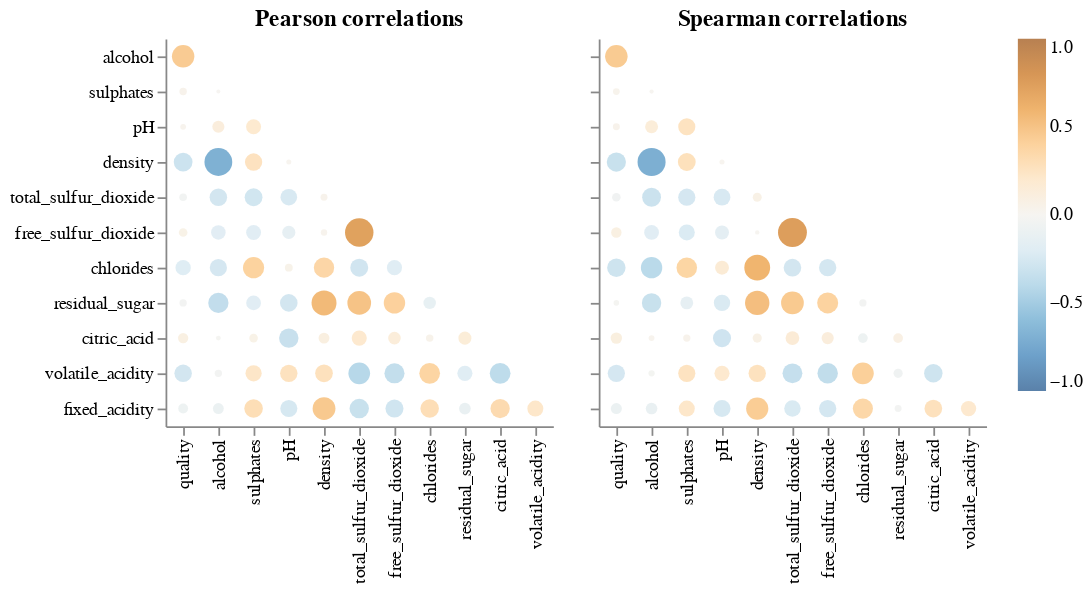

The notebook cell saved with this chart:
### Code cell
print("Figure 2: Correlation between Wine Color PRediction Features\n")
aly.corr(wine)

### Figure 1 — Vega specification as saved in the notebook (floating-point values rounded to 4 significant figures)
{"$schema": "https://vega.github.io/schema/vega/v5.json", "data": [{"name": "source_0"}, {"name": "data_0", "values": [{"abs_value": 0.2615, "index": "pH", "value": 0.2615, "variable": "volatile_acidity"}, {"abs_value": 0.196, "index": "residual_sugar", "value": -0.196, "variable": "volatile_acidity"}, {"abs_value": 0.2657, "index": "quality", "value": -0.2657, "variable": "volatile_acidity"}, {"abs_value": 0.03764, "index": "alcohol", "value": -0.03764, "variable": "volatile_acidity"}, {"abs_value": 0.226, "index": "sulphates", "value": 0.226, "variable": "volatile_acidity"}, {"abs_value": 0.2713, "index": "density", "value": 0.2713, "variable": "volatile_acidity"}, {"abs_value": 0.4145, "index": "total_sulfur_dioxide", "value": -0.4145, "variable": "volatile_acidity"}, {"abs_value": 0.3526, "index": "free_sulfur_dioxide", "value": -0.3526, "variable": "volatile_acidity"}, {"abs_value": 0.3771, "index": "chlorides", "value": 0.3771, "variable": "volatile_acidity"}, {"abs_value": 0.378, "index": "citric_acid", "value": -0.378, "variable": "volatile_acidity"}, {"abs_value": 0.2384, "index": "pH", "value": -0.2384, "variable": "total_sulfur_dioxide"}, {"abs_value": 0.2757, "index": "sulphates", "value": -0.2757, "variable": "total_sulfur_dioxide"}, {"abs_value": 0.2657, "index": "alcohol", "value": -0.2657, "variable": "total_sulfur_dioxide"}, {"abs_value": 0.04139, "index": "quality", "value": -0.04139, "variable": "total_sulfur_dioxide"}, {"abs_value": 0.03239, "index": "density", "value": 0.03239, "variable": "total_sulfur_dioxide"}, {"abs_value": 0.003029, "index": "alcohol", "value": -0.003029, "variable": "sulphates"}, {"abs_value": 0.03849, "index": "quality", "value": 0.03849, "variable": "sulphates"}, {"abs_value": 0.03698, "index": "quality", "value": -0.03698, "variable": "residual_sugar"}, {"abs_value": 0.1289, "index": "chlorides", "value": -0.1289, "variable": "residual_sugar"}, {"abs_value": 0.4029, "index": "free_sulfur_dioxide", "value": 0.4029, "variable": "residual_sugar"}, {"abs_value": 0.3594, "index": "alcohol", "value": -0.3594, "variable": "residual_sugar"}, {"abs_value": 0.4955, "index": "total_sulfur_dioxide", "value": 0.4955, "variable": "residual_sugar"}, {"abs_value": 0.5525, "index": "density", "value": 0.5525, "variable": "residual_sugar"}, {"abs_value": 0.2673, "index": "pH", "value": -0.2673, "variable": "residual_sugar"}, {"abs_value": 0.1859, "index": "sulphates", "value": -0.1859, "variable": "residual_sugar"}, {"abs_value": 0.1921, "index": "sulphates", "value": 0.1921, "variable": "pH"}, {"abs_value": 0.1212, "index": "alcohol", "value": 0.1212, "variable": "pH"}, {"abs_value": 0.01951, "index": "quality", "value": 0.01951, "variable": "pH"}, {"abs_value": 0.1798, "index": "alcohol", "value": -0.1798, "variable": "free_sulfur_dioxide"}, {"abs_value": 0.1885, "index": "sulphates", "value": -0.1885, "variable": "free_sulfur_dioxide"}, {"abs_value": 0.1459, "index": "pH", "value": -0.1459, "variable": "free_sulfur_dioxide"}, {"abs_value": 0.02572, "index": "density", "value": 0.02572, "variable": "free_sulfur_dioxide"}, {"abs_value": 0.7209, "index": "total_sulfur_dioxide", "value": 0.7209, "variable": "free_sulfur_dioxide"}, {"abs_value": 0.05546, "index": "quality", "value": 0.05546, "variable": "free_sulfur_dioxide"}, {"abs_value": 0.219, "index": "volatile_acidity", "value": 0.219, "variable": "fixed_acidity"}, {"abs_value": 0.3244, "index": "citric_acid", "value": 0.3244, "variable": "fixed_acidity"}, {"abs_value": 0.112, "index": "residual_sugar", "value": -0.112, "variable": "fixed_acidity"}, {"abs_value": 0.2982, "index": "chlorides", "value": 0.2982, "variable": "fixed_acidity"}, {"abs_value": 0.2827, "index": "free_sulfur_dioxide", "value": -0.2827, "variable": "fixed_acidity"}, {"abs_value": 0.3291, "index": "total_sulfur_dioxide", "value": -0.3291, "variable": "fixed_acidity"}, {"abs_value": 0.4589, "index": "density", "value": 0.4589, "variable": "fixed_acidity"}, {"abs_value": 0.2527, "index": "pH", "value": -0.2527, "variable": "fixed_acidity"}, {"abs_value": 0.2996, "index": "sulphates", "value": 0.2996, "variable": "fixed_acidity"}, {"abs_value": 0.09545, "index": "alcohol", "value": -0.09545, "variable": "fixed_acidity"}, {"abs_value": 0.07674, "index": "quality", "value": -0.07674, "variable": "fixed_acidity"}, {"abs_value": 0.3059, "index": "quality", "value": -0.3059, "variable": "density"}, {"abs_value": 0.6867, "index": "alcohol", "value": -0.6867, "variable": "density"}, {"abs_value": 0.2595, "index": "sulphates", "value": 0.2595, "variable": "density"}, {"abs_value": 0.01169, "index": "pH", "value": 0.01169, "variable": "density"}, {"abs_value": 0.1425, "index": "residual_sugar", "value": 0.1425, "variable": "citric_acid"}, {"abs_value": 0.039, "index": "chlorides", "value": 0.039, "variable": "citric_acid"}, {"abs_value": 0.08553, "index": "quality", "value": 0.08553, "variable": "citric_acid"}, {"abs_value": 0.1331, "index": "free_sulfur_dioxide", "value": 0.1331, "variable": "citric_acid"}, {"abs_value": 0.1952, "index": "total_sulfur_dioxide", "value": 0.1952, "variable": "citric_acid"}, {"abs_value": 0.09615, "index": "density", "value": 0.09615, "variable": "citric_acid"}, {"abs_value": 0.3298, "index": "pH", "value": -0.3298, "variable": "citric_acid"}, {"abs_value": 0.0562, "index": "sulphates", "value": 0.0562, "variable": "citric_acid"}, {"abs_value": 0.01049, "index": "alcohol", "value": -0.01049, "variable": "citric_acid"}, {"abs_value": 0.2007, "index": "quality", "value": -0.2007, "variable": "chlorides"}, {"abs_value": 0.2569, "index": "alcohol", "value": -0.2569, "variable": "chlorides"}, {"abs_value": 0.3956, "index": "sulphates", "value": 0.3956, "variable": "chlorides"}, {"abs_value": 0.04471, "index": "pH", "value": 0.04471, "variable": "chlorides"}, {"abs_value": 0.3626, "index": "density", "value": 0.3626, "variable": "chlorides"}, {"abs_value": 0.2796, "index": "total_sulfur_dioxide", "value": -0.2796, "variable": "chlorides"}, {"abs_value": 0.195, "index": "free_sulfur_dioxide", "value": -0.195, "variable": "chlorides"}, {"abs_value": 0.4443, "index": "quality", "value": 0.4443, "variable": "alcohol"}]}, {"name": "source_1"}, {"name": "data_1", "values": [{"abs_value": 0.1949, "index": "pH", "value": 0.1949, "variable": "volatile_acidity"}, {"abs_value": 0.06438, "index": "residual_sugar", "value": -0.06438, "variable": "volatile_acidity"}, {"abs_value": 0.2578, "index": "quality", "value": -0.2578, "variable": "volatile_acidity"}, {"abs_value": 0.02392, "index": "alcohol", "value": -0.02392, "variable": "volatile_acidity"}, {"abs_value": 0.255, "index": "sulphates", "value": 0.255, "variable": "volatile_acidity"}, {"abs_value": 0.2614, "index": "density", "value": 0.2614, "variable": "volatile_acidity"}, {"abs_value": 0.3435, "index": "total_sulfur_dioxide", "value": -0.3435, "variable": "volatile_acidity"}, {"abs_value": 0.3657, "index": "free_sulfur_dioxide", "value": -0.3657, "variable": "volatile_acidity"}, {"abs_value": 0.4159, "index": "chlorides", "value": 0.4159, "variable": "volatile_acidity"}, {"abs_value": 0.2951, "index": "citric_acid", "value": -0.2951, "variable": "volatile_acidity"}, {"abs_value": 0.2427, "index": "pH", "value": -0.2427, "variable": "total_sulfur_dioxide"}, {"abs_value": 0.2567, "index": "sulphates", "value": -0.2567, "variable": "total_sulfur_dioxide"}, {"abs_value": 0.309, "index": "alcohol", "value": -0.309, "variable": "total_sulfur_dioxide"}, {"abs_value": 0.05478, "index": "quality", "value": -0.05478, "variable": "total_sulfur_dioxide"}, {"abs_value": 0.06154, "index": "density", "value": 0.06154, "variable": "total_sulfur_dioxide"}, {"abs_value": 0.004583, "index": "alcohol", "value": 0.004583, "variable": "sulphates"}, {"abs_value": 0.02983, "index": "quality", "value": 0.02983, "variable": "sulphates"}, {"abs_value": 0.01689, "index": "quality", "value": -0.01689, "variable": "residual_sugar"}, {"abs_value": 0.0358, "index": "chlorides", "value": -0.0358, "variable": "residual_sugar"}, {"abs_value": 0.3877, "index": "free_sulfur_dioxide", "value": 0.3877, "variable": "residual_sugar"}, {"abs_value": 0.3292, "index": "alcohol", "value": -0.3292, "variable": "residual_sugar"}, {"abs_value": 0.4549, "index": "total_sulfur_dioxide", "value": 0.4549, "variable": "residual_sugar"}, {"abs_value": 0.5267, "index": "density", "value": 0.5267, "variable": "residual_sugar"}, {"abs_value": 0.2293, "index": "pH", "value": -0.2293, "variable": "residual_sugar"}, {"abs_value": 0.1382, "index": "sulphates", "value": -0.1382, "variable": "residual_sugar"}, {"abs_value": 0.2543, "index": "sulphates", "value": 0.2543, "variable": "pH"}, {"abs_value": 0.1402, "index": "alcohol", "value": 0.1402, "variable": "pH"}, {"abs_value": 0.03254, "index": "quality", "value": 0.03254, "variable": "pH"}, {"abs_value": 0.186, "index": "alcohol", "value": -0.186, "variable": "free_sulfur_dioxide"}, {"abs_value": 0.2211, "index": "sulphates", "value": -0.2211, "variable": "free_sulfur_dioxide"}, {"abs_value": 0.1647, "index": "pH", "value": -0.1647, "variable": "free_sulfur_dioxide"}, {"abs_value": 0.005841, "index": "density", "value": 0.005841, "variable": "free_sulfur_dioxide"}, {"abs_value": 0.7414, "index": "total_sulfur_dioxide", "value": 0.7414, "variable": "free_sulfur_dioxide"}, {"abs_value": 0.08687, "index": "quality", "value": 0.08687, "variable": "free_sulfur_dioxide"}, {"abs_value": 0.2003, "index": "volatile_acidity", "value": 0.2003, "variable": "fixed_acidity"}, {"abs_value": 0.2706, "index": "citric_acid", "value": 0.2706, "variable": "fixed_acidity"}, {"abs_value": 0.03225, "index": "residual_sugar", "value": -0.03225, "variable": "fixed_acidity"}, {"abs_value": 0.356, "index": "chlorides", "value": 0.356, "variable": "fixed_acidity"}, {"abs_value": 0.2599, "index": "free_sulfur_dioxide", "value": -0.2599, "variable": "fixed_acidity"}, {"abs_value": 0.2333, "index": "total_sulfur_dioxide", "value": -0.2333, "variable": "fixed_acidity"}, {"abs_value": 0.4341, "index": "density", "value": 0.4341, "variable": "fixed_acidity"}, {"abs_value": 0.25, "index": "pH", "value": -0.25, "variable": "fixed_acidity"}, {"abs_value": 0.2201, "index": "sulphates", "value": 0.2201, "variable": "fixed_acidity"}, {"abs_value": 0.1107, "index": "alcohol", "value": -0.1107, "variable": "fixed_acidity"}, {"abs_value": 0.09815, "index": "quality", "value": -0.09815, "variable": "fixed_acidity"}, {"abs_value": 0.3228, "index": "quality", "value": -0.3228, "variable": "density"}, {"abs_value": 0.6994, "index": "alcohol", "value": -0.6994, "variable": "density"}, {"abs_value": 0.2748, "index": "sulphates", "value": 0.2748, "variable": "density"}, {"abs_value": 0.01178, "index": "pH", "value": 0.01178, "variable": "density"}, {"abs_value": 0.07492, "index": "residual_sugar", "value": 0.07492, "variable": "citric_acid"}, {"abs_value": 0.07408, "index": "chlorides", "value": -0.07408, "variable": "citric_acid"}, {"abs_value": 0.1057, "index": "quality", "value": 0.1057, "variable": "citric_acid"}, {"abs_value": 0.1221, "index": "free_sulfur_dioxide", "value": 0.1221, "variable": "citric_acid"}, {"abs_value": 0.1594, "index": "total_sulfur_dioxide", "value": 0.1594, "variable": "citric_acid"}, {"abs_value": 0.06569, "index": "density", "value": 0.06569, "variable": "citric_acid"}, {"abs_value": 0.2859, "index": "pH", "value": -0.2859, "variable": "citric_acid"}, {"abs_value": 0.0369, "index": "sulphates", "value": 0.0369, "variable": "citric_acid"}, {"abs_value": 0.01965, "index": "alcohol", "value": 0.01965, "variable": "citric_acid"}, {"abs_value": 0.2951, "index": "quality", "value": -0.2951, "variable": "chlorides"}, {"abs_value": 0.4013, "index": "alcohol", "value": -0.4013, "variable": "chlorides"}, {"abs_value": 0.3704, "index": "sulphates", "value": 0.3704, "variable": "chlorides"}, {"abs_value": 0.1635, "index": "pH", "value": 0.1635, "variable": "chlorides"}, {"abs_value": 0.5907, "index": "density", "value": 0.5907, "variable": "chlorides"}, {"abs_value": 0.2684, "index": "total_sulfur_dioxide", "value": -0.2684, "variable": "chlorides"}, {"abs_value": 0.2604, "index": "free_sulfur_dioxide", "value": -0.2604, "variable": "chlorides"}, {"abs_value": 0.4469, "index": "quality", "value": 0.4469, "variable": "alcohol"}]}, {"name": "source_0_concat_0_x_domain_index", "values": [{"index": "pH", "sort_field": 3.0}, {"index": "residual_sugar", "sort_field": 8.0}, {"index": "quality", "sort_field": 0.0}, {"index": "alcohol", "sort_field": 1.0}, {"index": "sulphates", "sort_field": 2.0}, {"index": "density", "sort_field": 4.0}, {"index": "total_sulfur_dioxide", "sort_field": 5.0}, {"index": "free_sulfur_dioxide", "sort_field": 6.0}, {"index": "chlorides", "sort_field": 7.0}, {"index": "citric_acid", "sort_field": 9.0}, {"index": "volatile_acidity", "sort_field": 10.0}]}, {"name": "source_0_concat_0_y_domain_variable", "values": [{"sort_field": 9.0, "variable": "volatile_acidity"}, {"sort_field": 4.0, "variable": "total_sulfur_dioxide"}, {"sort_field": 1.0, "variable": "sulphates"}, {"sort_field": 7.0, "variable": "residual_sugar"}, {"sort_field": 2.0, "variable": "pH"}, {"sort_field": 5.0, "variable": "free_sulfur_dioxide"}, {"sort_field": 10.0, "variable": "fixed_acidity"}, {"sort_field": 3.0, "variable": "density"}, {"sort_field": 8.0, "variable": "citric_acid"}, {"sort_field": 6.0, "variable": "chlorides"}, {"sort_field": 0.0, "variable": "alcohol"}]}, {"name": "source_1_concat_1_x_domain_index", "values": [{"index": "pH", "sort_field": 3.0}, {"index": "residual_sugar", "sort_field": 8.0}, {"index": "quality", "sort_field": 0.0}, {"index": "alcohol", "sort_field": 1.0}, {"index": "sulphates", "sort_field": 2.0}, {"index": "density", "sort_field": 4.0}, {"index": "total_sulfur_dioxide", "sort_field": 5.0}, {"index": "free_sulfur_dioxide", "sort_field": 6.0}, {"index": "chlorides", "sort_field": 7.0}, {"index": "citric_acid", "sort_field": 9.0}, {"index": "volatile_acidity", "sort_field": 10.0}]}, {"name": "source_1_concat_1_y_domain_variable", "values": [{"sort_field": 9.0, "variable": "volatile_acidity"}, {"sort_field": 4.0, "variable": "total_sulfur_dioxide"}, {"sort_field": 1.0, "variable": "sulphates"}, {"sort_field": 7.0, "variable": "residual_sugar"}, {"sort_field": 2.0, "variable": "pH"}, {"sort_field": 5.0, "variable": "free_sulfur_dioxide"}, {"sort_field": 10.0, "variable": "fixed_acidity"}, {"sort_field": 3.0, "variable": "density"}, {"sort_field": 8.0, "variable": "citric_acid"}, {"sort_field": 6.0, "variable": "chlorides"}, {"sort_field": 0.0, "variable": "alcohol"}]}], "signals": [{"name": "concat_0_x_step", "value": 20}, {"name": "concat_0_width", "update": "bandspace(domain('concat_0_x').length, 1, 0.5) * concat_0_x_step"}, {"name": "concat_0_y_step", "value": 20}, {"name": "concat_0_height", "update": "bandspace(domain('concat_0_y').length, 1, 0.5) * concat_0_y_step"}, {"name": "concat_1_x_step", "value": 20}, {"name": "concat_1_width", "update": "bandspace(domain('concat_1_x').length, 1, 0.5) * concat_1_x_step"}, {"name": "concat_1_y_step", "value": 20}, {"name": "concat_1_height", "update": "bandspace(domain('concat_1_y').length, 1, 0.5) * concat_1_y_step"}], "marks": [{"type": "group", "name": "concat_0_group", "encode": {"update": {"width": {"signal": "concat_0_width"}, "height": {"signal": "concat_0_height"}}}, "marks": [{"type": "symbol", "name": "concat_0_marks", "from": {"data": "data_0"}, "encode": {"update": {"tooltip": {"signal": "{\"corr\": format(datum[\"value\"], \".2f\"), \"x\": isValid(datum[\"index\"]) ? datum[\"index\"] : \"\"+datum[\"index\"], \"y\": isValid(datum[\"variable\"]) ? datum[\"variable\"] : \"\"+datum[\"variable\"]}"}, "size": {"field": "abs_value", "scale": "size"}, "shape": {"value": "circle"}, "x": {"field": "index", "scale": "concat_0_x"}, "fill": {"field": "value", "scale": "color"}, "y": {"field": "variable", "scale": "concat_0_y"}, "opacity": {"value": 0.7}}}, "style": ["circle"]}], "axes": [{"scale": "concat_0_x", "orient": "bottom", "labelAngle": 270, "zindex": 0, "labelAlign": "right", "grid": false, "labelBaseline": "middle"}, {"scale": "concat_0_y", "grid": false, "zindex": 0, "orient": "left"}], "title": {"text": "Pearson correlations", "frame": "group"}, "style": "cell"}, {"type": "group", "name": "concat_1_group", "encode": {"update": {"height": {"signal": "concat_1_height"}, "width": {"signal": "concat_1_width"}}}, "marks": [{"type": "symbol", "name": "concat_1_marks", "from": {"data": "data_1"}, "encode": {"update": {"y": {"field": "variable", "scale": "concat_1_y"}, "x": {"field": "index", "scale": "concat_1_x"}, "fill": {"field": "value", "scale": "color"}, "tooltip": {"signal": "{\"corr\": format(datum[\"value\"], \".2f\"), \"x\": isValid(datum[\"index\"]) ? datum[\"index\"] : \"\"+datum[\"index\"], \"y\": isValid(datum[\"variable\"]) ? datum[\"variable\"] : \"\"+datum[\"variable\"]}"}, "opacity": {"value": 0.7}, "shape": {"value": "circle"}, "size": {"field": "abs_value", "scale": "size"}}}, "style": ["circle"]}], "axes": [{"scale": "concat_1_x", "labelAngle": 270, "orient": "bottom", "labelAlign": "right", "labelBaseline": "middle", "zindex": 0, "grid": false}, {"scale": "concat_1_y", "orient": "left", "labels": false, "zindex": 0, "grid": false}], "title": {"text": "Spearman correlations", "frame": "group"}, "style": "cell"}], "scales": [{"name": "color", "type": "linear", "domain": [-1, 1], "range": {"scheme": "blueorange"}, "interpolate": "hcl", "zero": true}, {"name": "size", "type": "linear", "domain": [0, 1], "range": [4, 361], "zero": true}, {"name": "concat_0_x", "type": "point", "domain": {"data": "source_0_concat_0_x_domain_index", "field": "index", "sort": {"op": "max", "field": "sort_field"}}, "range": {"step": {"signal": "concat_0_x_step"}}, "padding": 0.5}, {"name": "concat_0_y", "type": "point", "domain": {"data": "source_0_concat_0_y_domain_variable", "field": "variable", "sort": {"op": "max", "field": "sort_field"}}, "range": {"step": {"signal": "concat_0_y_step"}}, "padding": 0.5}, {"name": "concat_1_x", "type": "point", "domain": {"data": "source_1_concat_1_x_domain_index", "field": "index", "sort": {"op": "max", "field": "sort_field"}}, "range": {"step": {"signal": "concat_1_x_step"}}, "padding": 0.5}, {"name": "concat_1_y", "type": "point", "domain": {"data": "source_1_concat_1_y_domain_variable", "field": "variable", "sort": {"op": "max", "field": "sort_field"}}, "range": {"step": {"signal": "concat_1_y_step"}}, "padding": 0.5}], "layout": {"padding": 20, "bounds": "full", "align": "each"}, "config": {"style": {"cell": {"strokeWidth": 0}}}, "background": "white", "legends": [{"fill": "color", "gradientLength": {"signal": "clamp(concat_0_height, 64, 200)"}, "encode": {"gradient": {"update": {"opacity": {"value": 0.7}}}}}], "padding": 5}
